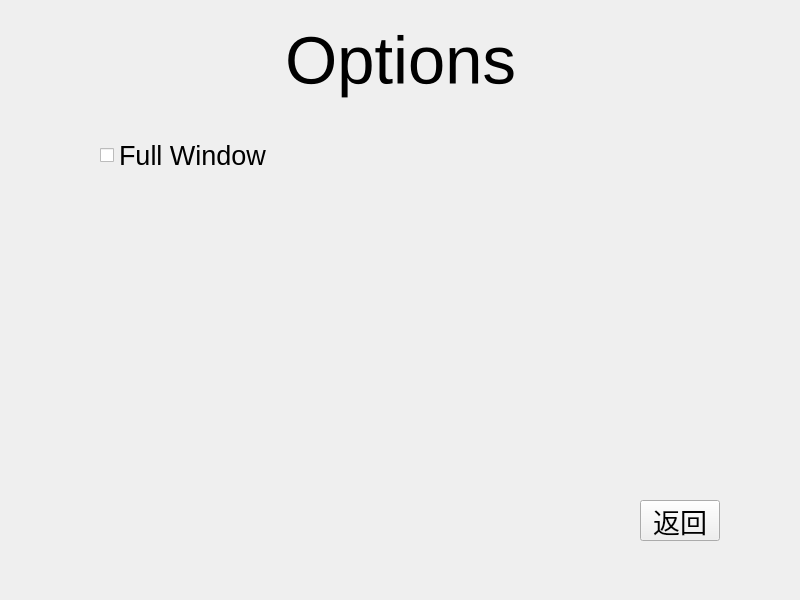
<?xml version="1.0" encoding="UTF-8"?>
<ui version="4.0">
 <class>Options</class>
 <widget class="QWidget" name="Options">
  <property name="geometry">
   <rect>
    <x>0</x>
    <y>0</y>
    <width>800</width>
    <height>600</height>
   </rect>
  </property>
  <property name="minimumSize">
   <size>
    <width>800</width>
    <height>600</height>
   </size>
  </property>
  <property name="maximumSize">
   <size>
    <width>800</width>
    <height>600</height>
   </size>
  </property>
  <property name="windowTitle">
   <string>Form</string>
  </property>
  <widget class="QLabel" name="LblTitle">
   <property name="geometry">
    <rect>
     <x>270</x>
     <y>20</y>
     <width>261</width>
     <height>81</height>
    </rect>
   </property>
   <property name="sizePolicy">
    <sizepolicy hsizetype="Preferred" vsizetype="Preferred">
     <horstretch>0</horstretch>
     <verstretch>0</verstretch>
    </sizepolicy>
   </property>
   <property name="font">
    <font>
     <pointsize>50</pointsize>
    </font>
   </property>
   <property name="text">
    <string>Options</string>
   </property>
   <property name="alignment">
    <set>Qt::AlignmentFlag::AlignCenter</set>
   </property>
  </widget>
  <widget class="QCheckBox" name="CBFullWindow">
   <property name="geometry">
    <rect>
     <x>100</x>
     <y>140</y>
     <width>231</width>
     <height>31</height>
    </rect>
   </property>
   <property name="font">
    <font>
     <pointsize>20</pointsize>
    </font>
   </property>
   <property name="text">
    <string>Full Window</string>
   </property>
   <property name="iconSize">
    <size>
     <width>1</width>
     <height>1</height>
    </size>
   </property>
  </widget>
  <widget class="QPushButton" name="BtnBack">
   <property name="geometry">
    <rect>
     <x>640</x>
     <y>500</y>
     <width>80</width>
     <height>41</height>
    </rect>
   </property>
   <property name="font">
    <font>
     <pointsize>20</pointsize>
     <bold>false</bold>
    </font>
   </property>
   <property name="text">
    <string>返回</string>
   </property>
  </widget>
 </widget>
 <resources/>
 <connections/>
</ui>
